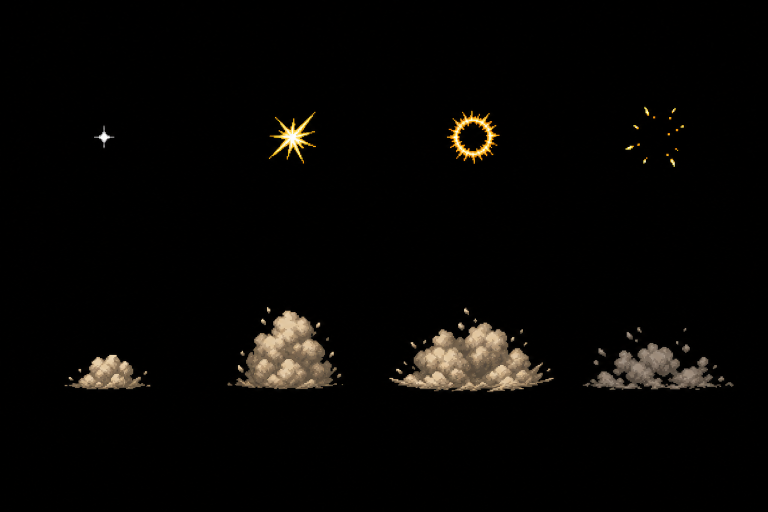
#> input picture art/gpt/fx/misc.png, 1536 x 1024 px (shown at 1/2 size); its folder holds 4 pictures in this run
$ python make_fx.py
#> lines starting #> are read from the running program, lines starting #| are printed output that depends on the picture
### tools/neogfx.py
"""Neo Geo graphics helpers shared by the asset scripts.

Pipeline for GPT-drawn art: key out the flat background, downscale with premultiplied alpha (so no
background color bleeds into the edges), cut into 16x16 tiles, build a few 15-color palettes shared by
a whole character or stage, map every tile to its best palette, dedupe tiles (also horizontally
flipped) and encode them in C-ROM format."""
import numpy as np
from PIL import Image


# --------------------------------------------------------------------------------------------- input

# [23 lines left out: functions key_alpha, despill, not called in this run]


def downscale(rgb, alpha, scale):
    """Area-average with premultiplied alpha; returns (rgb float HxWx3, alpha HxW)."""
    h, w = alpha.shape
    nw, nh = max(1, round(w * scale)), max(1, round(h * scale))
    premul = rgb.astype(np.float64) * alpha[:, :, None]
    img = Image.fromarray(np.dstack([premul, alpha * 255]).clip(0, 255).astype(np.uint8), "RGBA")
    # BOX filter = area average; premultiplied so transparent pixels contribute nothing
    small = np.asarray(img.resize((nw, nh), Image.BOX)).astype(np.float64)
    a = small[:, :, 3] / 255.0
    color = np.where(a[:, :, None] > 0, small[:, :, :3] / np.maximum(a[:, :, None], 1e-6), 0)
    return color.clip(0, 255), a


# [29 lines left out: function components, not called in this run]


# ------------------------------------------------------------------------------------------ palettes

def to_neo(rgb):
    """RGB888 -> nearest color the Neo Geo can show (5 bits per channel + shared dark bit ≈ 6 bits)."""
    return (np.round(np.asarray(rgb, dtype=np.float64) / 255 * 31) * 255 / 31)


# [54 lines left out: functions packed15, kmeans, tile_error, build_palettes, not called in this run]


# ------------------------------------------------------------------------------------------- tiles

class TileBank:
    """Unique 16x16 index tiles (0 = transparent), deduplicated with horizontal flip."""

    def __init__(self):
        self.tiles, self.lookup = [], {}

    # [39 lines left out: functions add, crom, map_to_palette, not called in this run]

### tools/make_fx.py
#!/usr/bin/env python3
"""GPT effect sheets (4x2 grids on black) -> Neo Geo effect animations.

  make_fx.py

Writes build/res/fx_data.h (frames, cells, palettes, animation table), build/res/fx_anims.h (FXA_* ids),
build/res/fx.tiles.npy and preview/fx.png. Glow on black becomes alpha from brightness, so soft edges
fade out instead of leaving a dark halo."""
import os, sys
import numpy as np
from PIL import Image

sys.path.insert(0, os.path.dirname(__file__))
import neogfx as g

ROOT = os.path.dirname(os.path.dirname(os.path.abspath(__file__)))
PALETTES = 12

# name, sheet, cells (index in the 4x2 grid), target size px (longest side), frame duration, anchor
ANIMS = [
    ("LIGHT", "misc", [0, 1, 2, 3], 40, 2, "center"),
    ("HEAVY", "sparks", [0, 1, 2, 3], 72, 3, "center"),
    ("BLOCK", "sparks", [4, 5, 6, 7], 56, 3, "center"),
    ("DUST", "misc", [4, 5, 6, 7], 48, 4, "bottom"),
    ("SUPER", "super", [0, 1, 2, 3], 96, 5, "center"),
    ("EXPLOSION", "super", [4, 5, 6, 7], 88, 4, "center"),
    ("PROJ_VORAX", "projectiles", [0, 1], 56, 4, "center"),
    ("PROJ_ZYRA", "projectiles", [2, 3], 56, 4, "center"),
    ("PROJ_GRUMM", "projectiles", [4, 5], 64, 4, "bottom"),
    ("PROJ_XAL", "projectiles", [6, 7], 60, 3, "center"),
    ("PROJ_KRELL", "projectiles2", [0, 1], 56, 3, "center"),
    ("PROJ_NYXA", "projectiles2", [2, 3], 44, 2, "center"),
    ("PROJ_BRUTOK", "projectiles2", [4, 5], 64, 4, "bottom"),
    ("PROJ_KORAL", "projectiles2", [6, 7], 64, 4, "bottom"),
    ("FIREBURST", "impact", [0, 1, 2, 3], 120, 4, "center"),
    ("SLASH", "impact", [4, 5, 6, 7], 80, 2, "center"),
    ("P_EMBER", "particles", [0], 10, 1, "center"),
    ("P_RAIN", "particles", [1], 14, 1, "center"),
    ("P_BUBBLE", "particles", [2], 10, 1, "center"),
    ("P_LEAF", "particles", [3], 12, 1, "center"),
    ("P_PETAL", "particles", [4], 10, 1, "center"),
    ("P_SPARK", "particles", [5], 12, 1, "center"),
    ("P_FIREFLY", "particles", [6], 10, 1, "center"),
    ("P_STAR", "particles", [7], 10, 1, "center"),
]
# sheets still being generated fall back to an existing one, so the game always builds
FALLBACK = {"projectiles2": "projectiles", "impact": "super", "particles": "misc"}


def cell_figure(rgb, index):
    """Crop cell `index` of the 4x2 grid to the bounding box of its visible pixels."""
#> called with index = 0
    h, w = rgb.shape[:2]
#> h = 1024; w = 1536
    cx, cy = index % 4, index // 4
    cell = rgb[cy * h // 2:(cy + 1) * h // 2, cx * w // 4:(cx + 1) * w // 4].astype(np.float64)
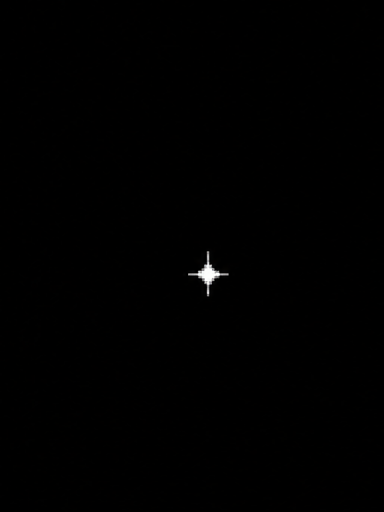
#> cell: shape (512, 384, 3) float64; mean of channels 0, 1, 2 0.5, 0.5, 0.4; drawn as R, G, B
    alpha = np.clip((cell.max(axis=2) - 20) / 70.0, 0, 1)
    ys, xs = np.nonzero(alpha > 0.3)
#> ys = 423 values from 251 to 296; xs = 423 values, max 228 at index 194, min 188 at index 154, mean 207.8
    y0, y1, x0, x1 = ys.min(), ys.max() + 1, xs.min(), xs.max() + 1
#> y0 = 251; y1 = 297; x0 = 188; x1 = 229
    a = alpha[y0:y1, x0:x1]
    # un-premultiply the glow so colors stay vivid where alpha is partial
    color = np.where(a[..., None] > 0, cell[y0:y1, x0:x1] / np.maximum(a[..., None], 1e-3), 0).clip(0, 255)
    return color, a


def main():
    sheets = {}
    frames, keys = [], []
    for name, sheet, indices, size, duration, anchor in ANIMS:
        if not os.path.exists(os.path.join(ROOT, "art", "gpt", "fx", sheet + ".png")):
            sheet = FALLBACK[sheet]
        if sheet not in sheets:
            sheets[sheet] = np.asarray(Image.open(os.path.join(ROOT, "art", "gpt", "fx", sheet + ".png")).convert("RGB"))
        figs = [cell_figure(sheets[sheet], i) for i in indices]
#> call 3 of cell_figure, with index = 2
#> in cell_figure (call 3), `alpha = np.clip((cell.max(axis=2) - 20) / 70.0, 0, 1)`:
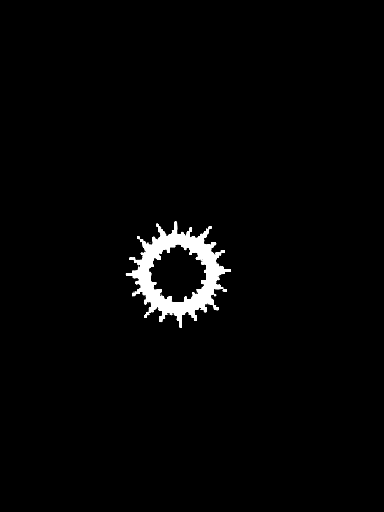
#> alpha: shape (512, 384) float64; min 0, max 1, mean 0.02
#> in cell_figure (call 3), `ys, xs = np.nonzero(alpha > 0.3)`: ys = 4011 values from 221 to 327; xs = 4011 values, max 230 at index 1866, min 126 at index 1996, mean 178
#> in cell_figure (call 3), `y0, y1, x0, x1 = ys.min(), ys.max() + 1, xs.min(), xs.max() + 1`: y0 = 221; y1 = 328; x0 = 126; x1 = 231
#> in cell_figure (call 3), `a = alpha[y0:y1, x0:x1]`:
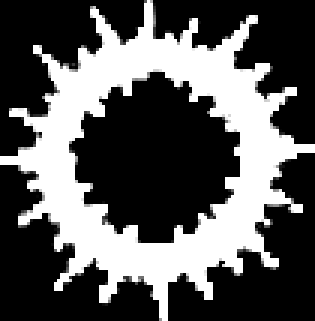
#> a: shape (107, 105) float64 (shown 3 times larger); min 0, max 1, mean 0.35
#> in cell_figure (call 3), `color = np.where(a[..., None] > 0, cell[y0:y1, x0:x1] / np.maximum(a[...`:
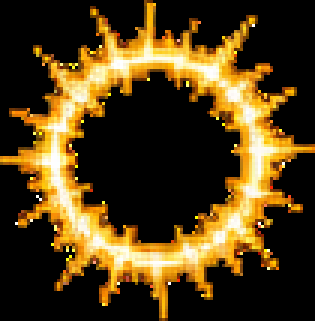
#> color: shape (107, 105, 3) float64 (shown 3 times larger); mean of channels 0, 1, 2 81.9, 61.2, 23.2; drawn as R, G, B
#> call 4 of cell_figure, with index = 3
#> in cell_figure (call 4), `ys, xs = np.nonzero(alpha > 0.3)`: ys = 715 values from 213 to 333; xs = 715 values, max 215 at index 220, min 99 at index 447, mean 158.7
#> in cell_figure (call 4), `y0, y1, x0, x1 = ys.min(), ys.max() + 1, xs.min(), xs.max() + 1`: y0 = 213; y1 = 334; x0 = 99; x1 = 216
#> in cell_figure (call 4), `color = np.where(a[..., None] > 0, cell[y0:y1, x0:x1] / np.maximum(a[...`:
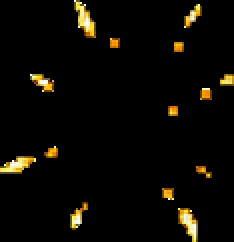
#> color: shape (121, 117, 3) float64 (shown 2 times larger); mean of channels 0, 1, 2 10.7, 8.6, 3.4; drawn as R, G, B
#> figs = 4 items
        longest = max(max(c.shape[:2]) for c, _ in figs)
#> longest = 121
        scale = size / longest            # same scale for the whole animation
#> scale = 0.331
        for color, alpha in figs:
            rgb, a = g.downscale(color, alpha, scale)
            h, w = a.shape
            rows, cols = -(-h // 16), -(-w // 16)
            R = np.zeros((rows * 16, cols * 16, 3)); A = np.zeros((rows * 16, cols * 16))
            oy, ox = (rows * 16 - h) // 2, (cols * 16 - w) // 2
            R[oy:oy + h, ox:ox + w] = rgb; A[oy:oy + h, ox:ox + w] = a
            frames.append({"rgb": R, "alpha": A, "rows": rows, "cols": cols,
                           "x": -(cols * 8), "y": -(rows * 8) if anchor == "center" else -(rows * 16)})
#> this loop made 4 passes
#> (h, w, nw in downscale, nh in downscale, rows, cols, oy, ox) on passes 1 to 4: (15, 14, 14, 15, 1, 1, 0, 1), (34, 31, 31, 34, 3, 2, 7, 0), (35, 35, 35, 35, 3, 3, 6, 6), (40, 39, 39, 40, 3, 3, 4, 4)
#> pass 2, in downscale (call 2), `img = Image.fromarray(np.dstack([premul, alpha * 255]).clip(0, 255).as..`:
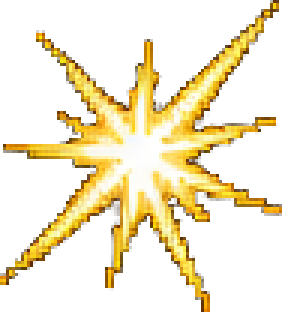
#> img: PIL image 94x104 RGBA (shown 3 times larger); mean R, G, B, A 68.4, 57.9, 28.1, 77.7; transparent parts drawn white
#> after the loop:
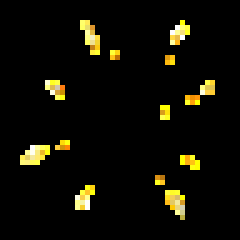
#> R: shape (48, 48, 3) float64 (shown 5 times larger); mean of channels 0, 1, 2 14.7, 13.2, 4.6; drawn as R, G, B
#> after the loop, frames = 4 items
        keys.append((name, len(frames) - len(indices), len(indices), duration))

    cells = []
    for fi, f in enumerate(frames):
        for r in range(f["rows"]):
            for c in range(f["cols"]):
                a = f["alpha"][r * 16:(r + 1) * 16, c * 16:(c + 1) * 16]
                if (a > 0.5).any():
                    cells.append((fi, r, c, f["rgb"][r * 16:(r + 1) * 16, c * 16:(c + 1) * 16][a > 0.5]))
    palettes, assign = g.build_palettes([c[3] for c in cells], PALETTES)
    bank = g.TileBank()
    bank.add(np.zeros((16, 16), np.uint8))
    grids = [np.zeros((f["rows"], f["cols"], 2), np.int32) for f in frames]
    for (fi, r, c, _), p in zip(cells, assign):
        f = frames[fi]
        grid = g.map_to_palette(f["rgb"][r * 16:(r + 1) * 16, c * 16:(c + 1) * 16], f["alpha"][r * 16:(r + 1) * 16, c * 16:(c + 1) * 16], palettes[p])
        tile, flip = bank.add(grid)
        grids[fi][r, c] = (tile, p | flip << 4)

    out_dir = os.path.join(ROOT, "build", "res"); os.makedirs(out_dir, exist_ok=True)
    np.save(os.path.join(out_dir, "fx.tiles.npy"), np.array(bank.tiles, np.uint8))
    cells_out, attrs_out, frame_rows = [], [], []
    for f, grid in zip(frames, grids):
        box = (f["x"], f["y"], f["x"] + f["cols"] * 16, f["y"] + f["rows"] * 16)
        frame_rows.append(f"    {{{f['x']}, {f['y']}, {f['cols']}, {f['rows']}, {len(cells_out)}, {{{', '.join(map(str, box))}}}, {{0, 0, 0, 0}}}},")
        for c in range(f["cols"]):
            for r in range(f["rows"]):
                cells_out.append(int(grid[r, c, 0])); attrs_out.append(int(grid[r, c, 1]))
    words = []
    for pal in palettes:
        words += [0x8000] + [g.packed15(col) for col in pal] + [0] * (15 - len(pal))
    open(os.path.join(out_dir, "fx_anims.h"), "w").write(
        "/* generated by tools/make_fx.py */\n#ifndef FX_ANIMS_H\n#define FX_ANIMS_H\nenum {\n" +
        "".join(f"    FXA_{name},\n" for name, *_ in keys) + "    FXA_COUNT\n};\n#endif\n")
    lines = ["/* generated by tools/make_fx.py */",
             "typedef struct { u16 first; u8 count; u8 duration; } FxAnim;",
             f"#define FX_TILES {len(bank.tiles)}",
             f"#define FX_PALETTES {PALETTES}",
             "static const u16 fx_cells[] = {" + ",".join(map(str, cells_out)) + "};",
             "static const u8 fx_attrs[] = {" + ",".join(map(str, attrs_out)) + "};",
             "static const Frame fx_frames[] = {\n" + "\n".join(frame_rows) + "\n};",
             "static const FxAnim fx_anims[] = {" + ", ".join(f"{{{first}, {count}, {dur}}}" for _, first, count, dur in keys) + "};",
             "static const u16 fx_palettes[] = {" + ",".join(f"0x{w:04x}" for w in words) + "};"]
    open(os.path.join(out_dir, "fx_data.h"), "w").write("\n".join(lines) + "\n")

    img = Image.new("RGB", (8 * 104, len(keys) * 104), (40, 40, 60))
    for k, (name, first, count, _) in enumerate(keys):
        for i in range(count):
            f, grid = frames[first + i], grids[first + i]
            canvas = np.zeros((f["rows"] * 16, f["cols"] * 16, 3)); mask = np.zeros(canvas.shape[:2], bool)
            for r in range(f["rows"]):
                for c in range(f["cols"]):
                    tile, attr = grid[r, c]
                    if tile:
                        t = bank.tiles[tile][:, ::-1] if attr >> 4 else bank.tiles[tile]
                        canvas[r * 16:(r + 1) * 16, c * 16:(c + 1) * 16] = np.vstack([np.zeros((1, 3)), palettes[attr & 15]])[t]
                        mask[r * 16:(r + 1) * 16, c * 16:(c + 1) * 16] = t > 0
            img.paste(Image.fromarray(canvas.astype(np.uint8)), (i * 104 + 4, k * 104 + 4), Image.fromarray((mask * 255).astype(np.uint8)))
    os.makedirs(os.path.join(ROOT, "preview"), exist_ok=True)
    img.save(os.path.join(ROOT, "preview", "fx.png"))
    print(f"fx: {len(frames)} frames, {len(bank.tiles)} tiles")


if __name__ == "__main__":
#> (the run stopped early here; a loop or call above may not have finished)
